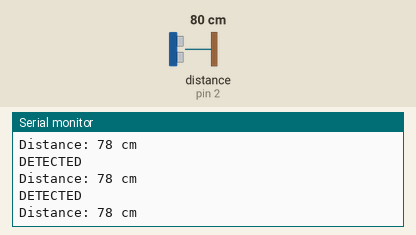
A sketch run on a simulated Arduino Uno, built with avr-gcc and run on an emulated ATmega328P. On the bench: the last lines printed to the serial monitor. Wiring (inferred from the names in the program): ultrasonic range finder: trigger pin 3; echo pin 2. Inputs (shaded band) come from the test bench; at power-on: distance to the obstacle (sensor on pin 2) 80 cm. The echo pulse lasts 58.3 µs per cm.

Above: at 1.2 s.
1.3 s: distance to the obstacle (sensor on pin 2) set to 2 cm
At 2.3 s:
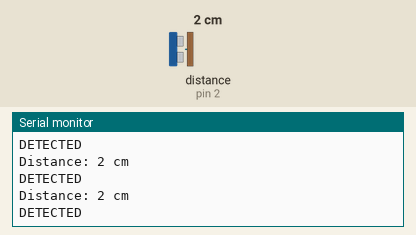
2.8 s: distance to the obstacle (sensor on pin 2) set to 4 cm
At 3.6 s:
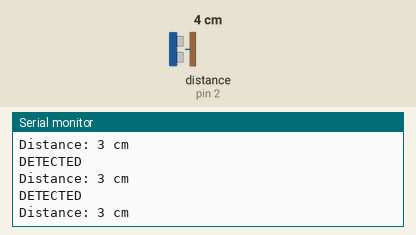
Timing chart, 0 to 5.8 s (numbered marks = the images above; inputs shaded):
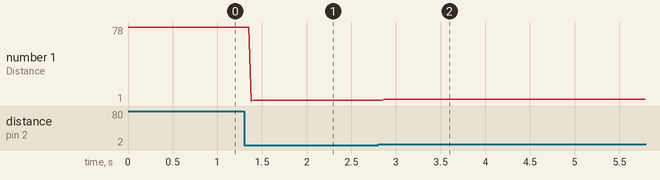

The sketch:

sketch.ino
```cpp
#define echoPin 2 //Defining which port echoPin is connected to
#define trigPin 3 //Defining which port trigPin is connected to

//Define variables
long duration;
int distance;

void setup() {
  pinMode(trigPin, OUTPUT); //Set trigPin as output
  pinMode(echoPin, INPUT); //Set echoPin as input
  Serial.begin(9600); //Starting serial communication
}
void loop() {
  digitalWrite(trigPin, LOW); //Resetting trigPin
  delayMicroseconds(2);
  digitalWrite(trigPin, HIGH); //Turning on trigPin
  delayMicroseconds(10); //Waiting 10 microseconds
  digitalWrite(trigPin, LOW); //Turning off trigPin
  duration = pulseIn(echoPin, HIGH); //The time it takes to get the signal back - duration
  distance = duration * 0.034 / 2; //Calculating the distance
  Serial.print("Distance: "); //Printing distance in centimeters
  Serial.print(distance);
  Serial.println(" cm");

  if (distance < 100)
  {
    Serial.println ("DETECTED"); //If the distance is less than 100cm, the serial monitor will report "Detected"
  }
}
```

Measured:
- after the input at 1.3 s, the serial monitor: prints a new line after 0.08 s (image 1)
- after the input at 2.8 s, the serial monitor: prints a new line after 0.07 s (image 2)
- plotted number 1: 78 → 2 after the input at 1.3 s, 2 → 3 after the input at 2.8 s
